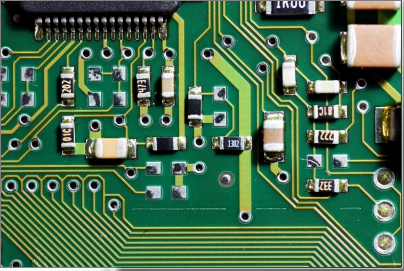
#> input picture data/placa.png, 404 x 271 px, found by its file name
$ python floodfill.py
#> lines starting #> are read from the running program, lines starting #| are printed output that depends on the picture; after the words box and inside, x2 and y2 are one past the last pixel; in counts of white or black regions, pixels touching at a corner belong together
import cv2
import numpy as np


img = cv2.imread('C:/Users/claud/PycharmProjects/CursoOpenCV/data/placa.png',cv2.IMREAD_COLOR)
#> img is the input picture: shape (271, 404, 3); mean B, G, R 78.3, 110.8, 70.4

# Copy the thresholded image.
floodfill = img.copy()

# Mask used to flood filling.
# Notice the size needs to be 2 pixels than the image.
h, w = img.shape[:2]
#> h = 271; w = 404
mask = np.zeros((h+2, w+2), np.uint8)


seed        = (200,200)
colorToFill = (0,0,255)
minColor    = (60,90,8)
maxColor    = (70,100,10)

# Floodfill from point (0, 0)
cv2.floodFill(floodfill, mask, seed, colorToFill,minColor, maxColor)
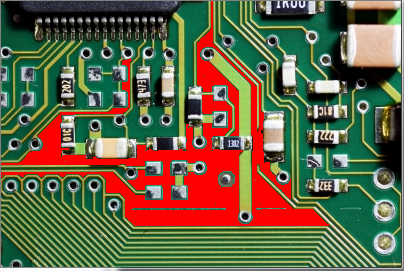
#> floodfill: shape (271, 404, 3); 13.39% of pixels changed, all inside (x1, y1, x2, y2) = (1, 1, 329, 226)


cv2.imshow('Mask', mask)
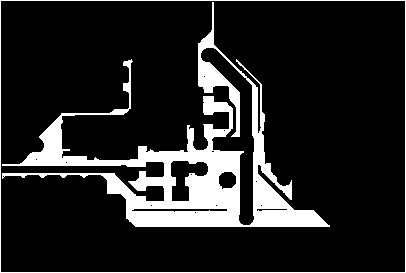
#> window 'Mask': shape (273, 406); values 0 (black) and 1 (white), 14.4% white; 2 white regions, box (x1, y1, x2, y2) and area: (2, 2, 330, 227) 14657, (0, 0, 406, 273) 1354
cv2.imshow('Original', img)
cv2.imshow('floodfill',floodfill)

cv2.waitKey()

cv2.destroyAllWindows()

$ run again, with data/CinqueTerre.jpg saved as data/placa.png
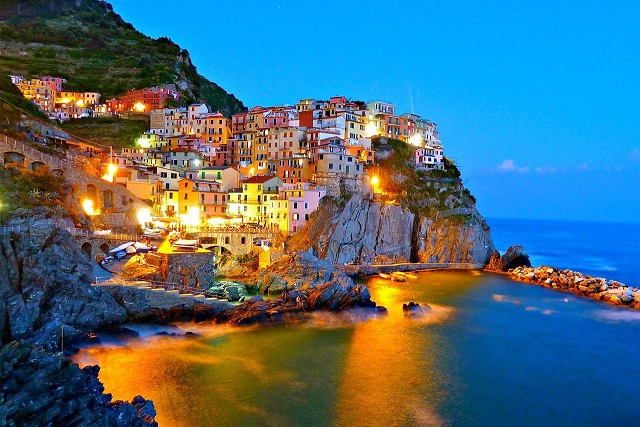
#> input picture data/CinqueTerre.jpg, 640 x 427 px, found by its file name
#> img is the input picture: shape (427, 640, 3); mean B, G, R 122.6, 108.5, 75.5
#> floodfill: shape (427, 640, 3); under 0.01% of pixels changed, all inside (x1, y1, x2, y2) = (199, 193, 201, 203)
#> `cv2.imshow('Mask', mask)`:
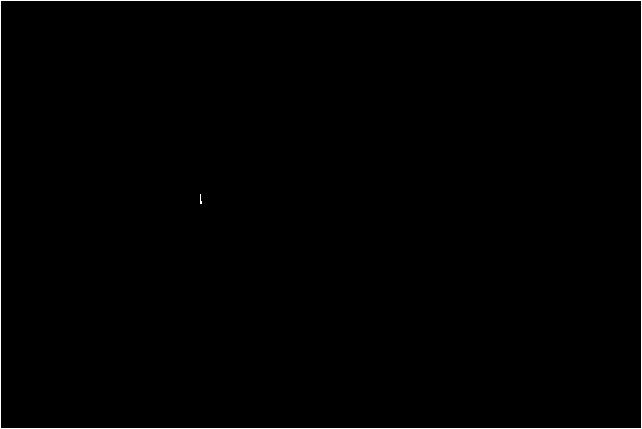
#> window 'Mask': shape (429, 642); values 0 (black) and 1 (white), 0.78% white in thin lines or dots
